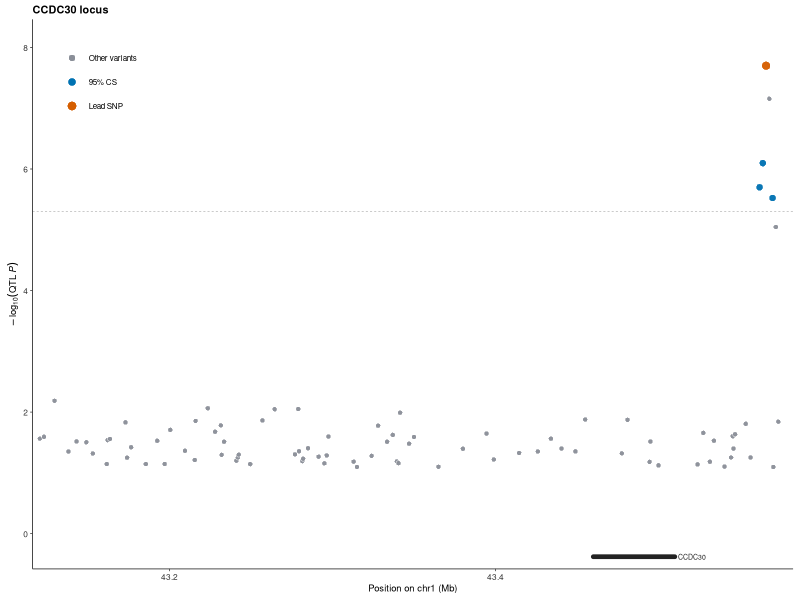
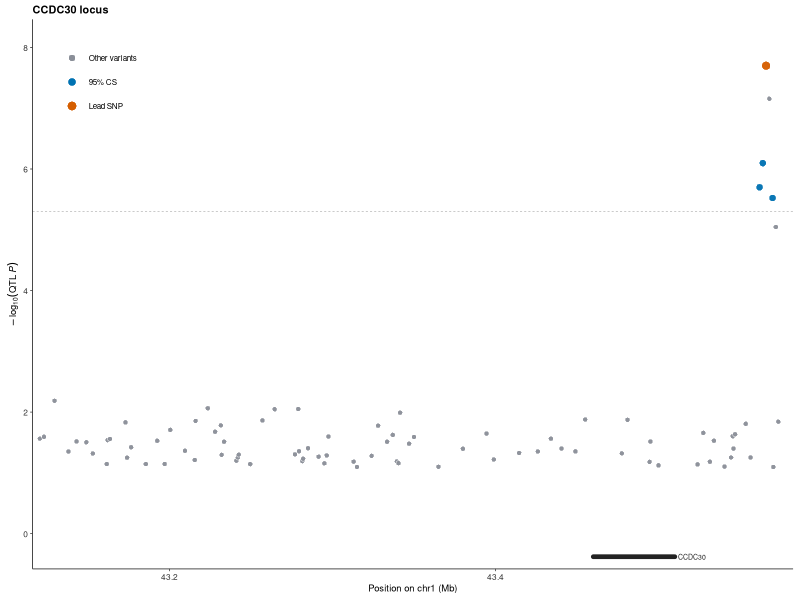

These charts were generated, in order, by the following R code:
#!/usr/bin/env Rscript

suppressPackageStartupMessages({
  library(ggplot2)
})

make_synthetic_locus <- function() {
  set.seed(20260327)

  n_bg <- 80
  bg_pos <- sort(sample(seq(43120000, 43580000, by = 500), n_bg))
  bg_p <- runif(n_bg, min = 5e-3, max = 0.08)

  signal_pos <- c(43562000, 43564000, 43566000, 43568000, 43570000, 43572000)
  signal_p <- c(2e-6, 8e-7, 2e-8, 7e-8, 3e-6, 9e-6)
  signal_rs <- c("rs2819340", "rs3791138", "rs10890255", "rs3791137", "rs2004899", "rs2819341")

  df <- data.frame(
    rsid = c(paste0("rsBG", seq_len(n_bg)), signal_rs),
    CHR.qtl = "chr1",
    POS.qtl = c(bg_pos, signal_pos),
    P.qtl = c(bg_p, signal_p),
    P.gwas = c(runif(n_bg, min = 1e-3, max = 0.2), c(3e-5, 6e-6, 1e-9, 5e-6, 9e-5, 7e-5)),
    stringsAsFactors = FALSE
  )

  df$category <- "Other variants"
  df$category[df$rsid %in% c("rs2819340", "rs3791138", "rs2004899")] <- "95% CS"
  df$category[df$rsid == "rs10890255"] <- "Lead SNP"
  df$category <- factor(df$category, levels = c("Other variants", "95% CS", "Lead SNP"))
  df$mb <- df$POS.qtl / 1e6
  df$logp <- -log10(df$P.qtl)
  df
}

synthetic_df <- make_synthetic_locus()

palette <- c(
  "Other variants" = "#8A8F98",
  "95% CS" = "#0072B2",
  "Lead SNP" = "#D55E00"
)

plot_obj <- ggplot(synthetic_df, aes(x = mb, y = logp)) +
  geom_hline(yintercept = -log10(5e-6), linewidth = 0.25, linetype = "22", color = "#B8B8B8") +
  annotate("segment", x = 43.46, xend = 43.51, y = -0.38, yend = -0.38,
           linewidth = 1.6, lineend = "round", color = "#222222") +
  annotate("text", x = 43.512, y = -0.38, label = "CCDC30", hjust = 0, size = 1.75, color = "#222222") +
  geom_point(
    aes(fill = category, size = category),
    shape = 21,
    stroke = 0.25,
    color = "white",
    alpha = 0.96
  ) +
  scale_fill_manual(values = palette, name = NULL) +
  scale_size_manual(values = c("Other variants" = 1.5, "95% CS" = 2.2, "Lead SNP" = 2.8), guide = "none") +
  scale_x_continuous(
    breaks = c(43.2, 43.4, 43.6),
    labels = c("43.2", "43.4", "43.6"),
    expand = expansion(mult = c(0.01, 0.02))
  ) +
  scale_y_continuous(
    limits = c(-0.58, 8.2),
    breaks = c(0, 2, 4, 6, 8),
    expand = expansion(mult = c(0, 0.03))
  ) +
  labs(
    title = "CCDC30 locus",
    x = "Position on chr1 (Mb)",
    y = expression(-log[10](QTL~italic(P)))
  ) +
  guides(fill = guide_legend(override.aes = list(size = c(2.2, 2.6, 3.0), alpha = 1))) +
  theme_classic(base_size = 6.8) +
  theme(
    plot.title = element_text(size = 7.8, face = "bold", margin = margin(b = 2)),
    axis.title = element_text(size = 6.8),
    axis.text = element_text(size = 6.0, color = "#333333"),
    axis.line = element_line(linewidth = 0.3, color = "#333333"),
    axis.ticks = element_line(linewidth = 0.25, color = "#333333"),
    legend.position = "inside",
    legend.position.inside = c(0.03, 0.96),
    legend.justification.inside = c(0, 1),
    legend.direction = "vertical",
    legend.background = element_blank(),
    legend.key = element_blank(),
    legend.text = element_text(size = 5.8),
    legend.spacing.y = unit(0.5, "pt"),
    plot.margin = margin(4, 5, 4, 5)
  ) +
  coord_cartesian(clip = "off")

output_dir <- file.path("examples", "minimal", "output")
if (!dir.exists(output_dir)) dir.create(output_dir, recursive = TRUE)

pdf_path <- file.path(output_dir, "synthetic_locus_demo.pdf")
png_path <- file.path(output_dir, "synthetic_locus_demo.png")

ggsave(
  filename = pdf_path,
  plot = plot_obj,
  width = 3.25,
  height = 1.95,
  device = cairo_pdf,
  bg = "white"
)

ggsave(
  filename = png_path,
  plot = plot_obj,
  width = 3.25,
  height = 1.95,
  dpi = 300,
  bg = "white"
)

message("[DEMO] Saved compact synthetic panel to: ", png_path)
